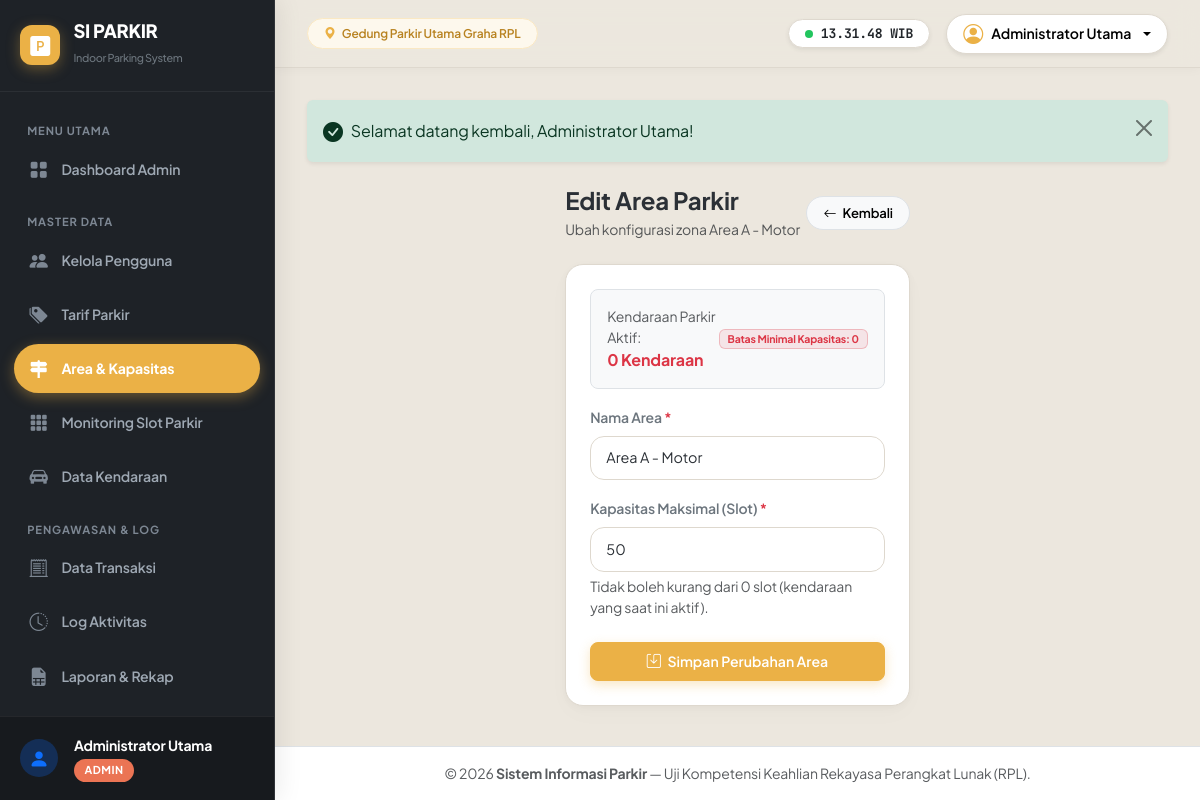
Screenshot of /admin/area/edit.php?id=1 (signed in) with the database file from the repository.
### tables this page shows
CREATE TABLE `tb_area_parkir` (
  `id_area` INT AUTO_INCREMENT PRIMARY KEY,
  `nama_area` VARCHAR(50) NOT NULL,
  `kapasitas` INT NOT NULL,
  `terisi` INT NOT NULL DEFAULT 0,
  INDEX `idx_area_nama` (`nama_area`)
);

### admin/area/edit.php (the view, shortened to what this page needs)
<?php
require_once __DIR__ . '/../../includes/header.php';
$pdo = getDBConnection();
$id = (int)($_GET['id'] ?? 0);
$stmt = $pdo->prepare("SELECT id_area, nama_area, kapasitas, terisi FROM tb_area_parkir WHERE id_area = ?");
$stmt->execute([$id]);
$area = $stmt->fetch();
$nama = $area['nama_area'];
$kapasitas = (int)$area['kapasitas'];
$terisiSaatIni = (int)$area['terisi'];
?>
<div class="row justify-content-center">
    <div class="col-12 col-md-8 col-lg-5">
        <div class="d-flex align-items-center justify-content-between mb-4">
            <div>
                <h4 class="fw-bold mb-1">Edit Area Parkir</h4>
                <p class="text-muted small mb-0">Ubah konfigurasi zona <?= htmlspecialchars($area['nama_area']) ?></p>
            </div>
            <a href="<?= BASE_URL ?>/admin/area/index.php" class="btn btn-light btn-sm border rounded-pill px-3">
                <i class="bi bi-arrow-left me-1"></i> Kembali
            </a>
        </div>
        <div class="card-custom p-4">
            <div class="p-3 bg-light rounded-3 mb-3 small d-flex justify-content-between align-items-center border">
                <div>
                    <span class="text-muted d-block">Kendaraan Parkir Aktif:</span>
                    <strong class="text-danger fs-6"><?= $terisiSaatIni ?> Kendaraan</strong>
                </div>
                <span class="badge bg-danger bg-opacity-10 text-danger border border-danger border-opacity-25 px-2 py-1">
                    Batas Minimal Kapasitas: <?= $terisiSaatIni ?>
                </span>
            </div>
            <form method="POST" action="">
                <div class="mb-3">
                    <label for="nama_area" class="form-label small fw-semibold text-secondary">Nama Area <span class="text-danger">*</span></label>
                    <input type="text" class="form-control" id="nama_area" name="nama_area" value="<?= htmlspecialchars($nama) ?>" required>
                </div>
                <div class="mb-4">
                    <label for="kapasitas" class="form-label small fw-semibold text-secondary">Kapasitas Maksimal (Slot) <span class="text-danger">*</span></label>
                    <input type="number" class="form-control" id="kapasitas" name="kapasitas" value="<?= $kapasitas ?>" min="<?= max(1, $terisiSaatIni) ?>" required>
                    <div class="form-text small">Tidak boleh kurang dari <?= $terisiSaatIni ?> slot (kendaraan yang saat ini aktif).</div>
                </div>
                <button type="submit" class="btn btn-primary w-100 py-2 rounded-3 fw-semibold">
                    <i class="bi bi-save me-1"></i> Simpan Perubahan Area
                </button>
            </form>
        </div>
    </div>
</div>
<?php require_once __DIR__ . '/../../includes/footer.php'; ?>

### assets/css/style.css (style rules this page uses)
:root { --primary-color: #ebb146; --primary-hover: #d39b33; --primary-subtle: #fdf8ed; --primary-dark: #b88220; --sidebar-bg: #1e2227; --sidebar-hover: #2a3037; --sidebar-active: #ebb146; --body-bg: #ece7de; --card-bg: #ffffff; --card-border: #ded8ce; --card-alt: #f7f4ee; --text-main: #2b3036; --text-secondary: #5e6670; --text-muted: #8c939b; --accent-coral: #eb7454; --accent-emerald: #15803d; --accent-dark: #111827; --radius-sm: 8px; --radius-md: 14px; --radius-lg: 18px; --radius-pill: 999px; }
body { font-family: 'Plus Jakarta Sans', -apple-system, BlinkMacSystemFont, "Segoe UI", Roboto, sans-serif; background-color: var(--body-bg); color: var(--text-main); overflow-x: hidden; min-height: 100vh; -webkit-font-smoothing: antialiased; -moz-osx-font-smoothing: grayscale; letter-spacing: -0.01em; }
.card-custom { background-color: var(--card-bg); border-radius: var(--radius-lg); border: 1px solid var(--card-border); box-shadow: 0 2px 8px rgba(0, 0, 0, 0.03), 0 8px 24px rgba(0, 0, 0, 0.02); transition: transform 0.2s cubic-bezier(0.16, 1, 0.3, 1), box-shadow 0.2s cubic-bezier(0.16, 1, 0.3, 1); overflow: hidden; }
.btn { border-radius: var(--radius-pill); font-weight: 600; font-size: 0.88rem; padding: 0.55rem 1.25rem; transition: all 0.2s cubic-bezier(0.16, 1, 0.3, 1); }
.btn-sm { padding: 0.38rem 0.95rem; font-size: 0.82rem; }
.btn-primary { background-color: var(--primary-color) !important; border-color: var(--primary-color) !important; color: #ffffff !important; box-shadow: 0 4px 12px rgba(235, 177, 70, 0.32); }
.form-control, .form-select { border: 1.5px solid var(--card-border); padding: 0.65rem 0.95rem; font-size: 0.9rem; border-radius: var(--radius-md); background-color: #ffffff; color: var(--text-main); transition: all 0.15s; }

### rows the page displays
tb_area_parkir: nama_area "Area A - Motor", terisi "0", kapasitas "50"

### other values shown
$userNama "Administrator Utama"
$userRole "ADMIN"
APP_LOCATION "Gedung Parkir Utama Graha RPL"
$user['nama_lengkap'] "Administrator Utama"
$text "Selamat datang kembali, Administrator Utama!"
APP_NAME "Sistem Informasi Parkir"
